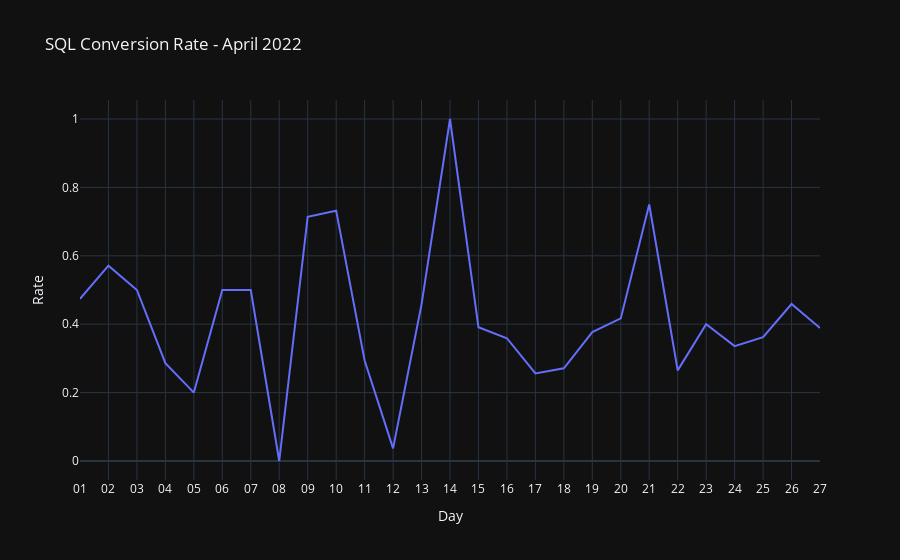

Write notebook code for a chart like this one.
### Code cell
import plotly.express as px
fig = px.line(aggs, x=aggs.index, y='Rate', title='SQL Conversion Rate - April 2022')
fig.update_layout(template="plotly_dark")
fig.show()
#fig.write_image('/Users/sandeepk/Desktop/Verkata_SQLConversion.png')

fig.write_html("/Users/sandeepk/Desktop/Verkata_SQLConversion.html")

### Figure 1 — Plotly figure (JSON) as saved in the notebook; plotly's stock layout.template omitted (floating-point values rounded to 4 significant figures)
{"data": [{"hovertemplate": "Day=%{x}<br>Rate=%{y}<extra></extra>", "legendgroup": "", "line": {"color": "#636efa", "dash": "solid"}, "marker": {"symbol": "circle"}, "mode": "lines", "name": "", "orientation": "v", "showlegend": false, "type": "scatter", "x": ["01", "02", "03", "04", "05", "06", "07", "08", "09", "10", "11", "12", "13", "14", "15", "16", "17", "18", "19", "20", "21", "22", "23", "24", "25", "26", "27"], "xaxis": "x", "y": [0.474, 0.571, 0.5, 0.286, 0.2, 0.5, 0.5, 0, 0.714, 0.732, 0.294, 0.037, 0.458, 1, 0.391, 0.359, 0.256, 0.271, 0.377, 0.417, 0.75, 0.265, 0.4, 0.336, 0.362, 0.459, 0.389], "yaxis": "y"}], "layout": {"legend": {"tracegroupgap": 0}, "title": {"text": "SQL Conversion Rate - April 2022"}, "xaxis": {"anchor": "y", "domain": [0, 1], "title": {"text": "Day"}}, "yaxis": {"anchor": "x", "domain": [0, 1], "title": {"text": "Rate"}}}}
